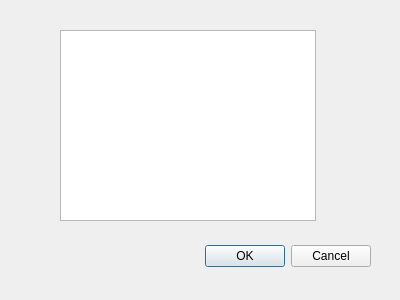
<?xml version="1.0" encoding="UTF-8"?>
<ui version="4.0">
 <class>CamChoose</class>
 <widget class="QDialog" name="CamChoose">
  <property name="geometry">
   <rect>
    <x>0</x>
    <y>0</y>
    <width>400</width>
    <height>300</height>
   </rect>
  </property>
  <property name="windowTitle">
   <string>Dialog</string>
  </property>
  <widget class="QDialogButtonBox" name="buttonBox">
   <property name="geometry">
    <rect>
     <x>30</x>
     <y>240</y>
     <width>341</width>
     <height>32</height>
    </rect>
   </property>
   <property name="orientation">
    <enum>Qt::Horizontal</enum>
   </property>
   <property name="standardButtons">
    <set>QDialogButtonBox::Cancel|QDialogButtonBox::Ok</set>
   </property>
  </widget>
  <widget class="QListView" name="CamList">
   <property name="geometry">
    <rect>
     <x>60</x>
     <y>30</y>
     <width>256</width>
     <height>191</height>
    </rect>
   </property>
  </widget>
 </widget>
 <resources/>
 <connections>
  <connection>
   <sender>buttonBox</sender>
   <signal>accepted()</signal>
   <receiver>CamChoose</receiver>
   <slot>accept()</slot>
   <hints>
    <hint type="sourcelabel">
     <x>248</x>
     <y>254</y>
    </hint>
    <hint type="destinationlabel">
     <x>157</x>
     <y>274</y>
    </hint>
   </hints>
  </connection>
  <connection>
   <sender>buttonBox</sender>
   <signal>rejected()</signal>
   <receiver>CamChoose</receiver>
   <slot>reject()</slot>
   <hints>
    <hint type="sourcelabel">
     <x>316</x>
     <y>260</y>
    </hint>
    <hint type="destinationlabel">
     <x>286</x>
     <y>274</y>
    </hint>
   </hints>
  </connection>
 </connections>
</ui>
